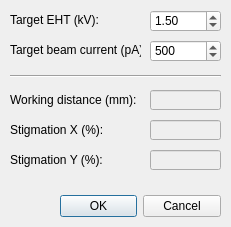
<?xml version="1.0" encoding="UTF-8"?>
<ui version="4.0">
 <class>SEMSettings</class>
 <widget class="QDialog" name="SEMSettings">
  <property name="windowModality">
   <enum>Qt::ApplicationModal</enum>
  </property>
  <property name="geometry">
   <rect>
    <x>0</x>
    <y>0</y>
    <width>231</width>
    <height>227</height>
   </rect>
  </property>
  <property name="sizePolicy">
   <sizepolicy hsizetype="Preferred" vsizetype="Preferred">
    <horstretch>0</horstretch>
    <verstretch>0</verstretch>
   </sizepolicy>
  </property>
  <property name="windowTitle">
   <string>SEM Beam Settings</string>
  </property>
  <property name="layoutDirection">
   <enum>Qt::LeftToRight</enum>
  </property>
  <widget class="QDialogButtonBox" name="buttonBox">
   <property name="geometry">
    <rect>
     <x>60</x>
     <y>190</y>
     <width>161</width>
     <height>32</height>
    </rect>
   </property>
   <property name="layoutDirection">
    <enum>Qt::LeftToRight</enum>
   </property>
   <property name="orientation">
    <enum>Qt::Horizontal</enum>
   </property>
   <property name="standardButtons">
    <set>QDialogButtonBox::Cancel|QDialogButtonBox::Ok</set>
   </property>
  </widget>
  <widget class="QDoubleSpinBox" name="doubleSpinBox_EHT">
   <property name="geometry">
    <rect>
     <x>150</x>
     <y>10</y>
     <width>71</width>
     <height>22</height>
    </rect>
   </property>
   <property name="minimum">
    <double>0.300000000000000</double>
   </property>
   <property name="maximum">
    <double>30.000000000000000</double>
   </property>
   <property name="singleStep">
    <double>0.100000000000000</double>
   </property>
   <property name="value">
    <double>1.500000000000000</double>
   </property>
  </widget>
  <widget class="QLabel" name="label_14">
   <property name="geometry">
    <rect>
     <x>10</x>
     <y>40</y>
     <width>131</width>
     <height>20</height>
    </rect>
   </property>
   <property name="text">
    <string>Target beam current (pA):</string>
   </property>
  </widget>
  <widget class="QSpinBox" name="spinBox_beamCurrent">
   <property name="geometry">
    <rect>
     <x>150</x>
     <y>40</y>
     <width>71</width>
     <height>22</height>
    </rect>
   </property>
   <property name="minimum">
    <number>10</number>
   </property>
   <property name="maximum">
    <number>20000</number>
   </property>
   <property name="singleStep">
    <number>100</number>
   </property>
   <property name="value">
    <number>500</number>
   </property>
  </widget>
  <widget class="QLabel" name="label">
   <property name="geometry">
    <rect>
     <x>10</x>
     <y>10</y>
     <width>111</width>
     <height>20</height>
    </rect>
   </property>
   <property name="text">
    <string>Target EHT (kV):</string>
   </property>
  </widget>
  <widget class="QLabel" name="label_csy">
   <property name="geometry">
    <rect>
     <x>10</x>
     <y>150</y>
     <width>131</width>
     <height>20</height>
    </rect>
   </property>
   <property name="text">
    <string>Stigmation Y (%):</string>
   </property>
  </widget>
  <widget class="QLineEdit" name="lineEdit_currentFocus">
   <property name="enabled">
    <bool>false</bool>
   </property>
   <property name="geometry">
    <rect>
     <x>150</x>
     <y>90</y>
     <width>71</width>
     <height>20</height>
    </rect>
   </property>
  </widget>
  <widget class="QLineEdit" name="lineEdit_currentStigX">
   <property name="enabled">
    <bool>false</bool>
   </property>
   <property name="geometry">
    <rect>
     <x>150</x>
     <y>120</y>
     <width>71</width>
     <height>20</height>
    </rect>
   </property>
  </widget>
  <widget class="QLabel" name="label_csx">
   <property name="geometry">
    <rect>
     <x>10</x>
     <y>120</y>
     <width>131</width>
     <height>20</height>
    </rect>
   </property>
   <property name="text">
    <string>Stigmation X (%):</string>
   </property>
  </widget>
  <widget class="QLabel" name="label_cf">
   <property name="geometry">
    <rect>
     <x>10</x>
     <y>90</y>
     <width>151</width>
     <height>20</height>
    </rect>
   </property>
   <property name="text">
    <string>Working distance (mm):</string>
   </property>
  </widget>
  <widget class="QLineEdit" name="lineEdit_currentStigY">
   <property name="enabled">
    <bool>false</bool>
   </property>
   <property name="geometry">
    <rect>
     <x>150</x>
     <y>150</y>
     <width>71</width>
     <height>20</height>
    </rect>
   </property>
  </widget>
  <widget class="Line" name="line">
   <property name="geometry">
    <rect>
     <x>10</x>
     <y>68</y>
     <width>211</width>
     <height>16</height>
    </rect>
   </property>
   <property name="orientation">
    <enum>Qt::Horizontal</enum>
   </property>
  </widget>
 </widget>
 <resources/>
 <connections>
  <connection>
   <sender>buttonBox</sender>
   <signal>accepted()</signal>
   <receiver>SEMSettings</receiver>
   <slot>accept()</slot>
   <hints>
    <hint type="sourcelabel">
     <x>248</x>
     <y>254</y>
    </hint>
    <hint type="destinationlabel">
     <x>157</x>
     <y>274</y>
    </hint>
   </hints>
  </connection>
  <connection>
   <sender>buttonBox</sender>
   <signal>rejected()</signal>
   <receiver>SEMSettings</receiver>
   <slot>reject()</slot>
   <hints>
    <hint type="sourcelabel">
     <x>316</x>
     <y>260</y>
    </hint>
    <hint type="destinationlabel">
     <x>286</x>
     <y>274</y>
    </hint>
   </hints>
  </connection>
 </connections>
</ui>
